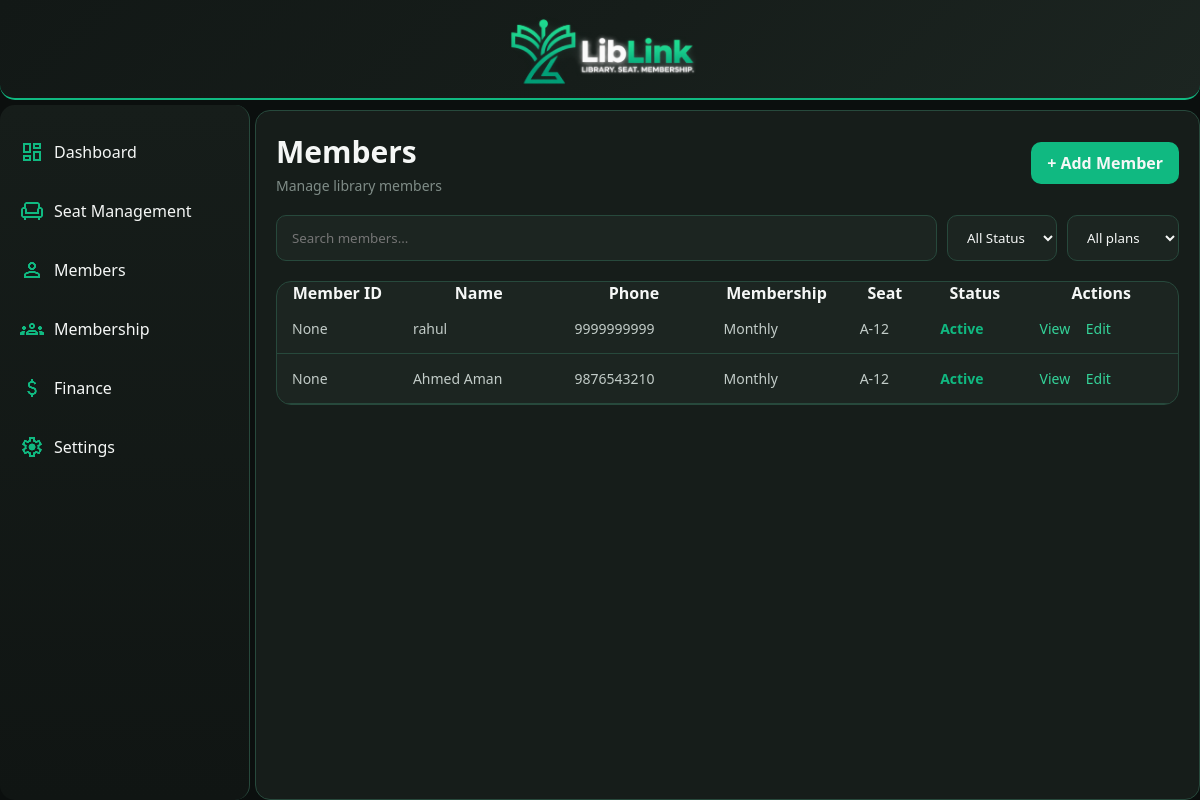
/MembersPage/, run on an earlier commit of the app's database.
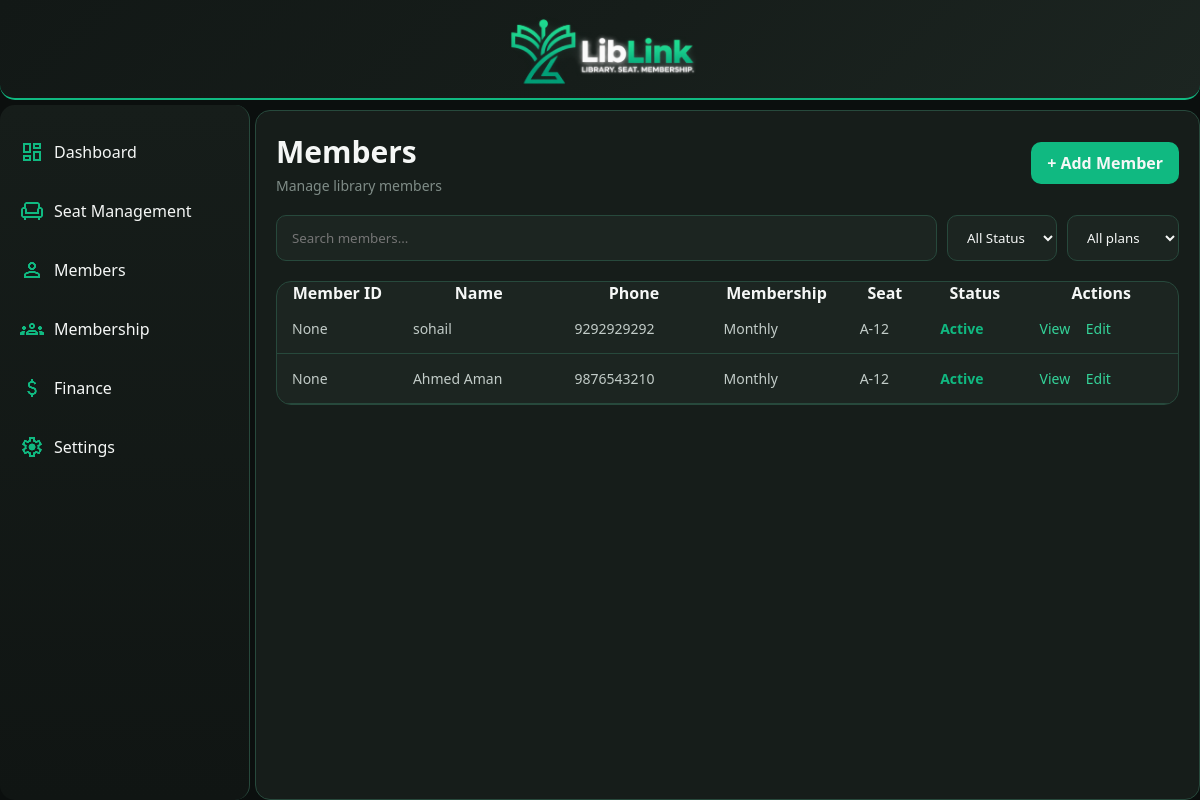
And on a later commit of the database.
### App/models.py (models this page shows, shortened)
class Member(models.Model):
    full_name = models.CharField(max_length=100)
    MemberID = models.CharField(max_length=10, null=True, blank=True)
    phone = models.CharField(max_length=15)
    email = models.EmailField(blank=True)
    date_of_birth = models.DateField()
    address = models.TextField()
    joined_date = models.DateField()
    status = models.BooleanField(default=True)
    created_at = models.DateTimeField(auto_now_add=True)
    class Meta:
        constraints = [
            models.UniqueConstraint(
                fields=["MemberID"],
                condition=models.Q(MemberID__isnull=False),
                name="unique_member_id")
            ]

### App/views.py (the view)
# urls.py: path('MembersPage/', views.MembersPage, name= 'MembersPage'),
def MembersPage(request):
    allmembers = Member.objects.all().order_by("-id")
    return render(request,"MembersPage.html",{'allmembers':allmembers})

### App/templates/MembersPage.html (shortened to what this page needs)
{% extends 'base.html' %}
{% block  pagecontent %}
<div class="members-header">
    <div>
        <h1>Members</h1>
        <p>Manage library members</p>
    </div>
    <a href="{% url 'AddMember' %}" class="primary-btn">
        + Add Member
    </a>
</div>
<div class="members-toolbar">
    <input
        type="text"
        placeholder="Search members..."
        class="member-search"
    >
    <select name="member-status-filter" class="member-status-filter">
        <option value="">All Status</option>
    </select>
    <select name="member-plan-filter" class="member-plan-filter">
        <option value="">All plans</option>
    </select>
</div>
<div class="members-table">
<table>
    <thead>
        <tr>
            <th>Member ID</th>
            <th>Name</th>
            <th>Phone</th>
            <th>Membership</th>
            <th>Seat</th>
            <th>Status</th>
            <th>Actions</th>
        </tr>
    </thead>
    <tbody>
    {% for member in allmembers %}
        <tr>
            <td>{{member.MemberID}}</td>
            <td>{{member.full_name}}</td>
            <td>{{member.phone}}</td>
            <td>Monthly</td>
            <td>A-12</td>
            <td>
                {% if member.status %}
                    <span class="active">
                    Active</span>
                {% else %}
                 <span class="inactive">
                        Inactive
                {% endif %}
            </td>
            <td border="1">
                <a href="{% url 'MemberDetails' member.id %}">View</a>
                <a href="{% url 'EditMember' member.id %}">Edit</a>
            </td>
        </tr>
    {% endfor %}
</tbody>
</table>
</div>
{% endblock %}

### templates/base.html (shortened to what this page needs)
{% load static %}
<!DOCTYPE html>
<html lang="en">
<head>
    <link rel="stylesheet" href="{% static 'css/style.css'%}">
</head>
<body>
    <div class="app">
         {% include 'layout.html'%}
        <main class="pagecontent" >
        {% block  pagecontent %}
        {% endblock%}
        </main>
    </div>
</body>
</html>

### templates/layout.html
{% load static %}
<header class="logo">
    <img src="{% static 'Images/Liblink Logo.png' %}" alt="" class="logoimg">
</header>
<div class="links">
<nav>
    <ul>
        <li class="navlinks"><a href="{% url 'Dashboard' %}" >
            <img class="link-logo" src="{% static 'Images/dashboard.png'%}" alt="">Dashboard</a>
        </li>
        <li class="navlinks"><a href="{% url 'SeatManagementPage' %}">
            <img class="link-logo" src="{% static 'Images/seat.png'%}" alt="">Seat Management</a>
        </li>
        <li class="navlinks"><a href="{% url 'MembersPage' %}" >
            <img class="link-logo" src="{% static 'Images/members.png'%}" alt="">Members</a>
        </li>
        <li class="navlinks"><a href="{% url 'MembershipPage' %}" >
            <img class="link-logo" src="{% static 'Images/memberships.png'%}" alt="">Membership</a>
        </li>
        <li class="navlinks"><a href="{% url 'FinancePage' %}" >
            <img class="link-logo" src="{% static 'Images/finance.png'%}" alt="">Finance</a>
        </li>
        <li class="navlinks"><a href="{% url 'SettingsPage' %}" >
            <img class="link-logo" src="{% static 'Images/settings.png'%}" alt="">Settings</a>
        </li>
    </ul>
</nav>
</div>

### static/css/style.css (style rules this page uses)
:root { --bg-main: #0B0F0E; --bg-sidebar: #101513; --bg-header: #121816; --surface: #161D1A; --surface-card: #1C2521; --surface-hover: #252F2B; --surface-active: #2D3934; --primary: #10B981; --primary-hover: #0EA371; --primary-light: #34D399; --white: #FFFFFF; --text-primary: #F5F7F6; --text-secondary: #C2CCC8; --text-muted: #7F8C87; --border: #27493c; --border-light: #35413C; --border-primary: #10B981; --success: #10B981; --warning: #F59E0B; --danger: #EF4444; --info: #38BDF8; --shadow: rgba(0, 0, 0, 0.40); --overlay: rgba(255, 255, 255, 0.05); }
* { font-family: 'Noto Sans', sans-serif; padding: 0; margin: 0; box-sizing: border-box; }
body { background-color: var(--bg-main); color: var(--text-primary); }
.app { display: grid; min-height: 100vh; grid-template-columns: 250px 1fr; grid-template-rows: 100px 1fr; gap: 5px; }
.logo { background: linear-gradient( 135deg, var(--bg-header), var(--surface), var(--surface-card) ); width: 100%; grid-column: 1 / -1; display: flex; justify-content: center; align-items: center; border-bottom: 2px solid var(--border-primary); border-radius: 0 0 15px 15px; }
.logoimg { width: 200px; }
.links { grid-column: 1; grid-row: 2; background: linear-gradient( 180deg, var(--surface), var(--bg-sidebar) ); border-right: 1px solid var(--border); border-radius: 15px; padding-top: 15px; }
.link-logo { width: 24px; height: 24px; margin-right: 10px; }
.links ul { list-style: none; padding: 0; }
.links a { text-decoration: none; display: flex; align-items: center; padding: 15px; margin: 5px; color: var(--text-primary); border-radius: 12px; transition: background 0.2s ease, color 0.2s ease, transform 0.2s ease; }
main { margin-top: 5px; padding: 20px; grid-column: 2; grid-row: 2; background-color: var(--surface); border-radius: 15px; border: 1px solid var(--border); }
.members-header { display:flex; justify-content: space-between; align-items: center; margin-bottom: 20px; }
.members-header h1 { font-size: 30px; color:var(--text-primary) }
.members-header p { margin-top: 4px; color:var(--text-muted); font-size: 14px; ; }
.members-toolbar { display: flex; gap:10px; margin-bottom: 20px; }
.member-search { flex:1; padding: 12px 15px; background: var(--surface-card); color:var(--text-primary); border: 1px solid var(--border); border-radius: 10px; outline: none; }
.member-status-filter, .member-plan-filter { padding: 12px 15px ; background:var(--surface-card); color:var(--text-primary); border:1px solid var(--border); border-radius: 10px; outline: none; }
.primary-btn { display: inline-flex; align-items: center; justify-content: center ; padding: 10px 16px; background:var(--primary); color: var(--text-primary); text-decoration: none; border-radius: 10px; font-weight: 600; transition: background 0.2s ease, transform 0.2s ease; }
.members-table { background: var(--surface-card); border:1px solid var(--border); border-radius: 15px; overflow:hidden; }
.members-table table { width: 100%; border-collapse: collapse; }
.members-table td { padding: 15px; color: var(--text-secondary); font-size: 14px; border-bottom: 1px solid var(--border); }
.active { color:var(--success); font-weight: 600; }
.members-table td a { color:var(--primary-light); text-decoration: none; margin-right: 12px; }

What changed in the data, as far as the page shows it:
changed Member: full_name "rahul" → "sohail"; phone "9999999999" → "9292929292"
